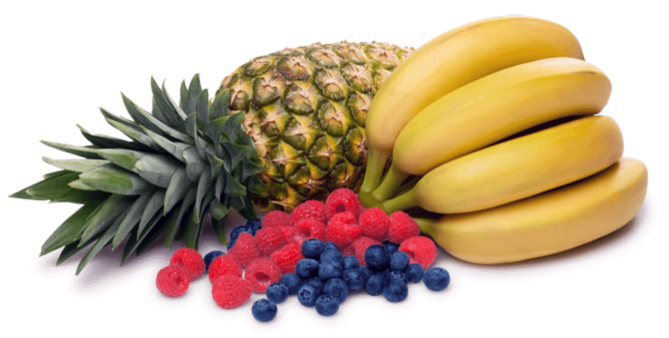
%> input picture Veg.jpg, 669 x 338 px
$ octave NGNImageSegmentation.m   (GNU Octave 9; MATLAB toolbox functions it lacks are replaced by stand-ins)
%> lines starting %> are read from the running program, lines starting %| are printed output that depends on the picture
### GasNNF.m
function NGNnetwork = GasNN_Segmentation(X, ParVal)

%% Load
nData = size(X,1);
nDim = size(X,2);
Xmin = min(X);
Xmax = max(X);

%% Params
N = ParVal.N;
MaxIt = ParVal.MaxIt;
tmax = ParVal.tmax;
epsilon_initial = ParVal.epsilon_initial;
epsilon_final = ParVal.epsilon_final;
lambda_initial = ParVal.lambda_initial;
lambda_final = ParVal.lambda_final;
T_initial = ParVal.T_initial;
T_final = ParVal.T_final;

%% Initialization
w = zeros(N, nDim);
for i = 1:N
w(i,:) = unifrnd(Xmin, Xmax);
end
C = zeros(N, N);
t = zeros(N, N);
tt = 0;

%% Body
for it = 1:MaxIt
for l = 1:nData
% Slect Input Vector
x = X(l,:);
% Competion and Ranking
d = pdist2(x,w);
[~, SortOrder] = sort(d);
% Calculate Parameters
epsilon = epsilon_initial*(epsilon_final/epsilon_initial)^(tt/tmax);
lambda = lambda_initial*(lambda_final/lambda_initial)^(tt/tmax);
T = T_initial*(T_final/T_initial)^(tt/tmax);
% Adaptation
for ki = 0:N-1
i=SortOrder(ki+1);
w(i,:) = w(i,:) + epsilon*exp(-ki/lambda)*(x-w(i,:));
end
tt = tt + 1;
% Creating Links
i = SortOrder(1);
j = SortOrder(2);
C(i,j) = 1;
C(j,i) = 1;
t(i,j) = 0;
t(j,i) = 0;
% Aging
t(i,:) = t(i,:) + 1;
t(:,i) = t(:,i) + 1;
% Remove Old Links
L = t(i,:)>T;
C(i, L) = 0;
C(L, i) = 0;
end
disp(['Iteration ' num2str(it)]);
end
%% Results
NGNnetwork.w = w;
NGNnetwork.C = C;
NGNnetwork.t = t;
end

### NGNImageSegmentation.m
% Image Segmentation and Quantization by Neural Gas Network (NGN)
% Define number of segments and iterations and get the output.
% Org is image. You can use your image.
% ParVal.N is Number of Segments
% ParVal.MaxIt is Number of runs
%----------------------------------------------------------------------
clc;
clear;
close all;

%% Load Image
Org=imread('Veg.jpg');
%> Org is the input picture: size 338x669x3 uint8; mean R, G, B 197.8, 177.6, 154.2
X = rgb2gray(Org);
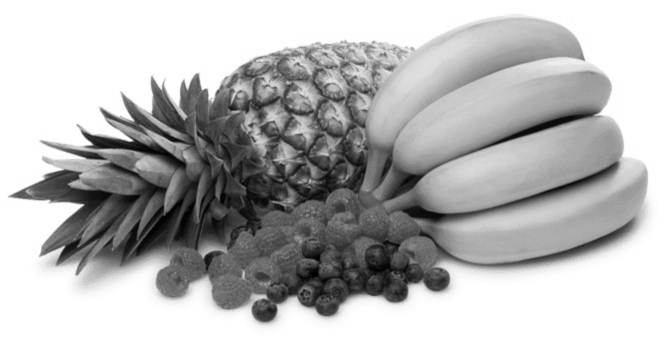
%> X: size 338x669 uint8; min 1, max 255, mean 181
X=double(X);
%> X: size 338x669 double
img=X;
X=X(:)';

%% Neural Gas Network (NGN) Parameters

ParVal.N = 5; % Number of Segments
ParVal.MaxIt = 50; % Number of runs

ParVal.tmax = 100000;

ParVal.epsilon_initial = 0.3;
ParVal.epsilon_final = 0.02;
ParVal.lambda_initial = 2;
ParVal.lambda_final = 0.1;
ParVal.T_initial = 5;
ParVal.T_final = 10;

%% Training Neural Gas Network
NGNnetwok = GasNNF(X, ParVal);
%> in GasNN_Segmentation, `Xmin = min(X);`: Xmin = 1
%> in GasNN_Segmentation, `Xmax = max(X);`: Xmax = 255
%> after the loop in GasNN_Segmentation, `for it = 1:MaxIt`: C = [0 1 0 0 0; 1 0 0 0 0; 0 0 0 0 0; 0 0 0 0 0; 0 0 0 0 0]; t = [0 1 0 0 0; 1 100 50 50 50; 0 50 0 0 0; 0 50 0 0 0; 0 50 0 0 0]; tt = 50
%> in GasNN_Segmentation, `NGNnetwork.C = C;`: NGNnetwork.C has the same summary as C
%> in GasNN_Segmentation, `NGNnetwork.t = t;`: NGNnetwork.t has the same summary as t

%% Vector to image and plot
Weight=sum(round(rescale(NGNnetwok.w,1,ParVal.N)));
Weight=round(rescale(Weight,1,ParVal.N));
indexed=reshape(Weight(1,:),size(img));
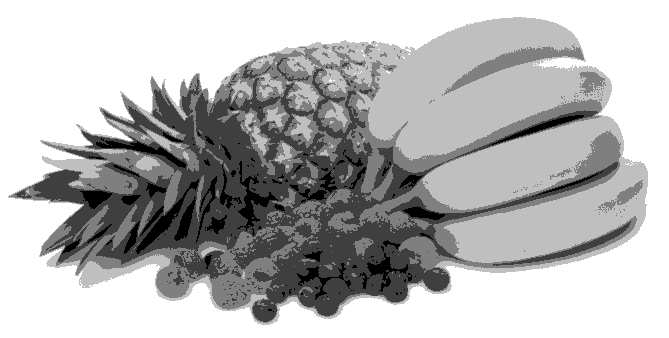
%> indexed: size 338x669 double; min 1, max 5, mean 3.84; drawn with min black and max white
segmented = label2rgb(indexed);
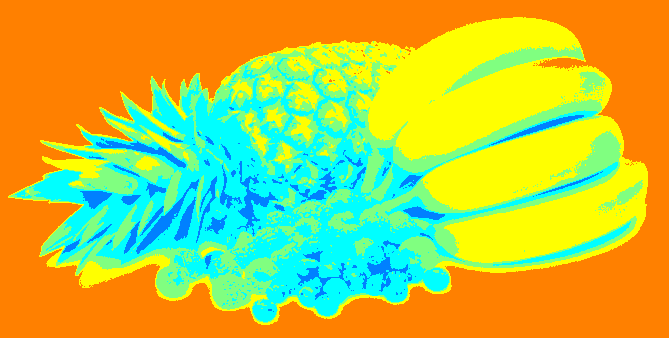
%> segmented: size 338x669x3 uint8; mean R, G, B 184.5, 196.2, 70.7
% Plot Res
figure('units','normalized','outerposition',[0 0 1 1])
subplot(2,2,1)
imshow(Org,[]); title('Original');
subplot(2,2,2)
imshow(img,[]); title('Grey');
subplot(2,2,3)
imshow(segmented);
title(['Segmented in [' num2str(ParVal.N) '] Segments']);
subplot(2,2,4)
imshow(indexed,[]);
title(['Quantized in [' num2str(ParVal.N) '] Thresholds']);

$ run again, with d.jpg copied over Veg.jpg
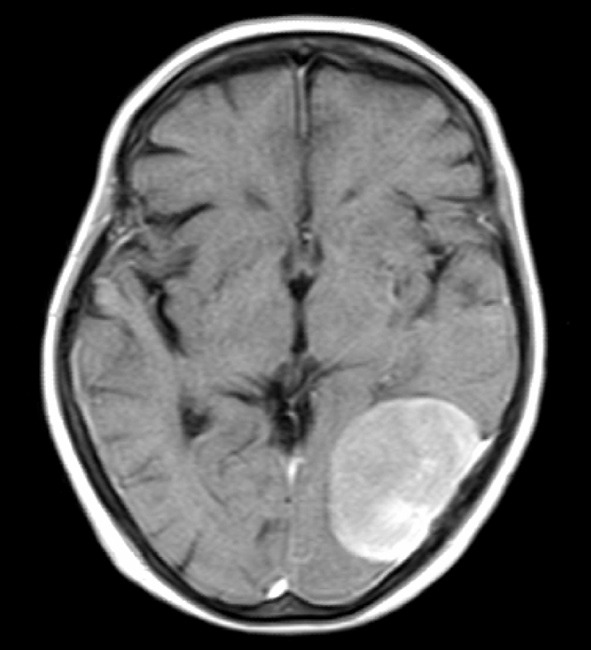
%> input picture d.jpg, 591 x 650 px
%> Org is the input picture: size 650x591x3 uint8; min 0, max 255, mean 87.8
%> Xmin = 0
%> Xmax = 255
%> after the loop in GasNN_Segmentation, `for it = 1:MaxIt`: C = [0 0 0 0 0; 0 0 0 0 0; 0 0 0 1 0; 0 0 1 0 0; 0 0 0 0 0]; t = [0 0 50 0 0; 0 0 50 0 0; 50 50 100 1 50; 0 0 1 0 0; 0 0 50 0 0]; tt = 50
%> NGNnetwork.C has the same summary as C
%> NGNnetwork.t has the same summary as t
%> `indexed=reshape(Weight(1,:),size(img));`:
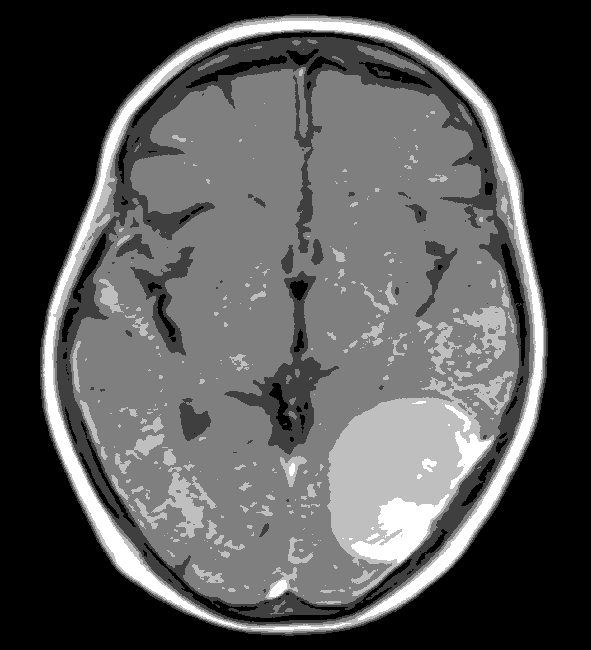
%> indexed: size 650x591 double; min 1, max 5, mean 2.33; drawn with min black and max white
%> `segmented = label2rgb(indexed);`:
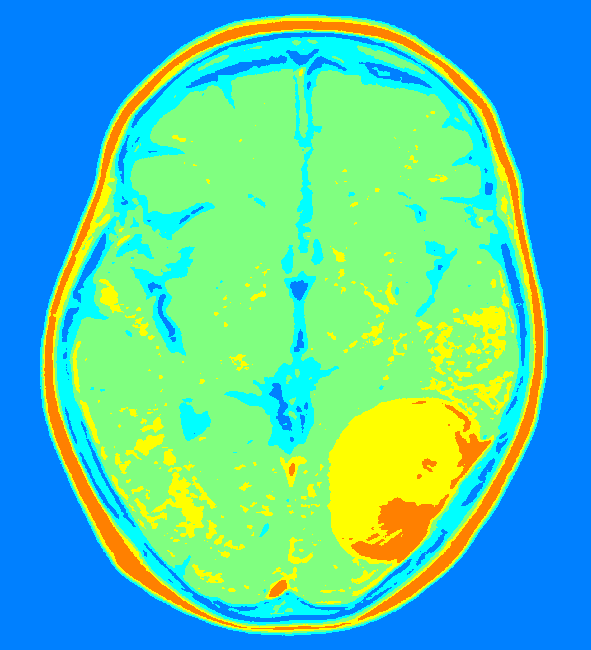
%> segmented: size 650x591x3 uint8; mean R, G, B 83.8, 201.1, 171.6
